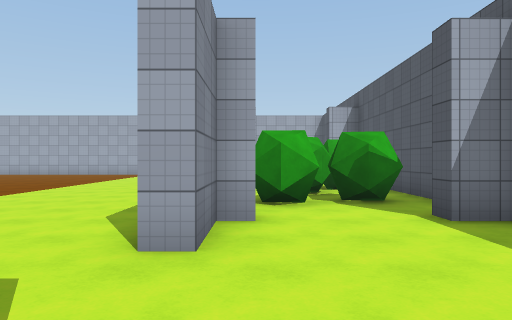
view 1 (above)

19 first-person views from a walk through a Unity game level. The camera is 1.5 m above the floor, looks level and sees 70° across. The floor is counted in squares, 2 m on a side. Each view is taken from the middle of a square. On the plan, view 1 faces up. The plan holds only what a view shows up to about 11 squares ahead; the rest is blank. The place goes on beyond the plan. Surface patterns are stand-ins for the level's own textures.

view 2
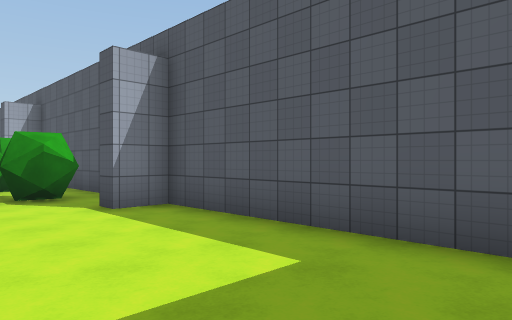

view 3
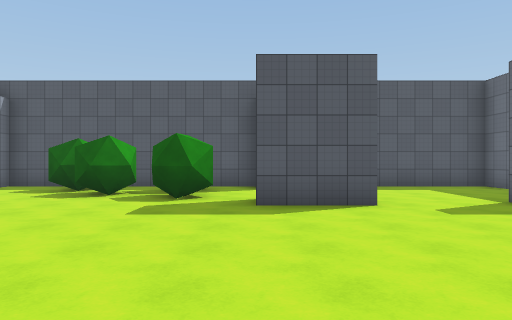

view 4
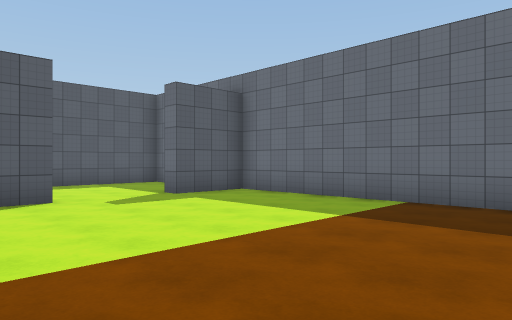

view 5
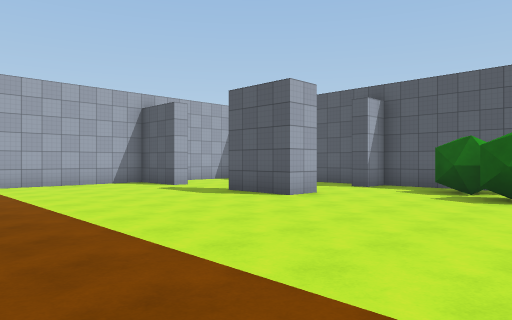

view 6
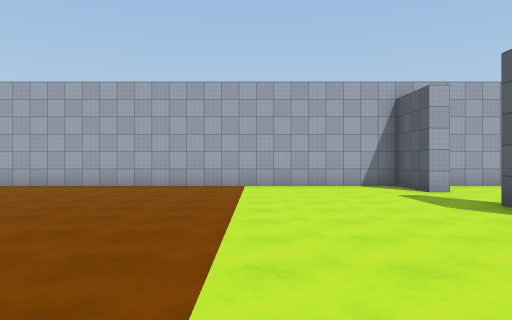

view 7
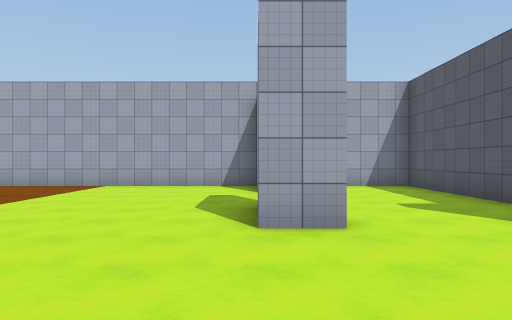

view 8
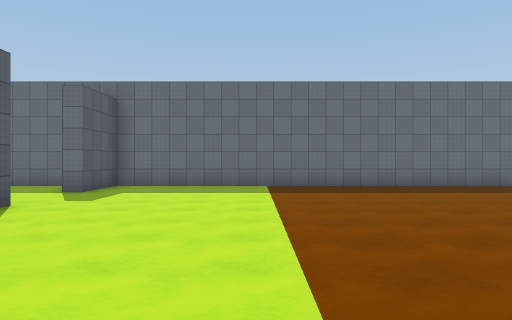

view 9
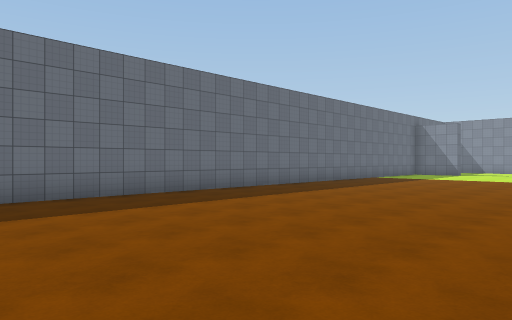

view 10
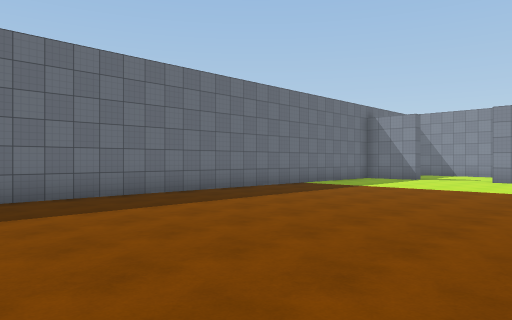

view 11
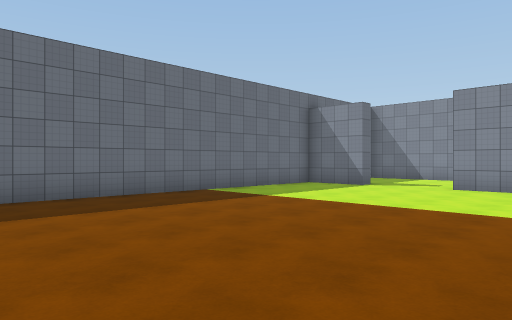

view 12
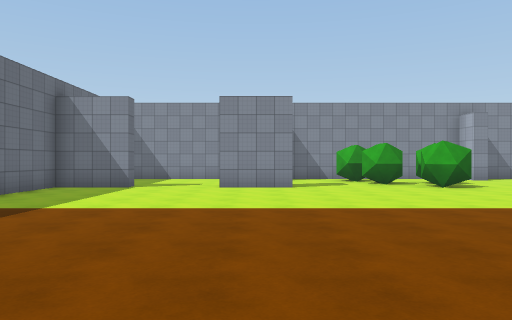

view 13
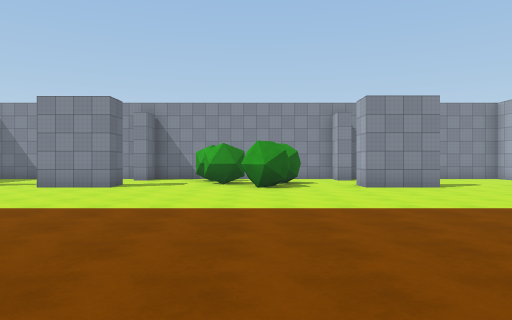

view 14
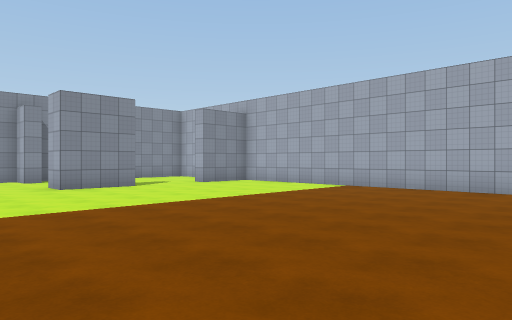

view 15
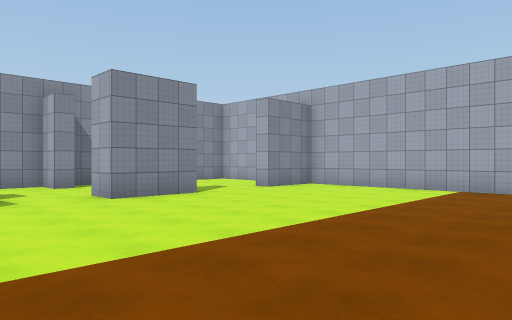

view 16
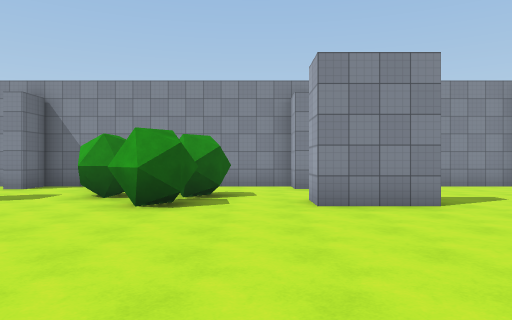

view 17
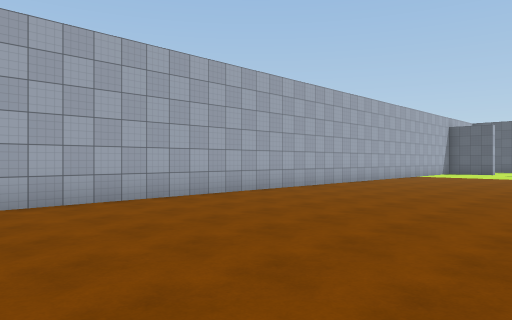

view 18
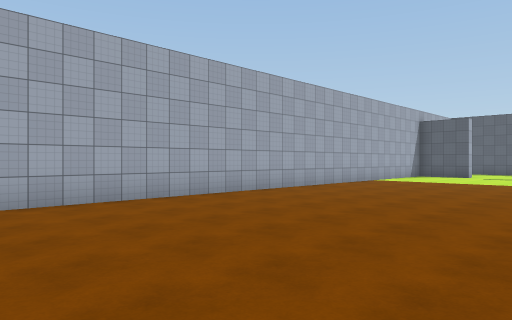

view 19
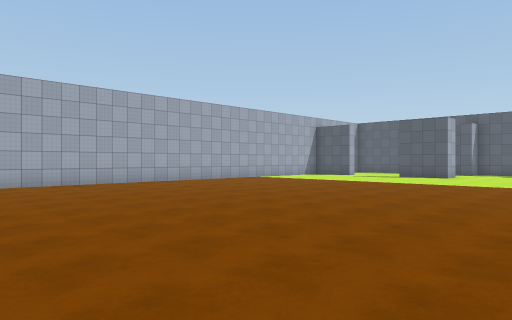

### Floor plan
Points are (right, up) in squares from view 1. A wall is a line through its corners. A room is listed if a view was taken in it or the views show most of it. See-through windows are left out.
Room 1 (views 1, 2)
walls: (0, 4.5) (-0.5, 4.5) (-0.5, 3); (0.5, -1.5) (3.4, -1.5) (3.4, 4.5) (2.4, 4.5) (2.4, 5); (1.2, 6) (0.4, 5.8); (1.9, 6) (1.4, 6.6); (2, 6.1) (1.4, 6.5); (1, 6.3) (0.4, 5.8)
ways out: opening at (-1, 1.5) to room 2; opening at (2, 6) to room 3
Room 2 (views 3, 4, 5, 6, 7, 8, 9, 10, 11, 12, 13, 14, 15, 16, 17, 18, 19)
walls: (-26.5, 9.3) (-27, 8.6) (-27.6, 8.8); (-26.8, 9.8) (-26.5, 9.3); (-27.5, 10) (-26.8, 9.8) (-26.7, 8.8) (-27.5, 8.6); (-26.9, 14) (-26.9, 12) (-28, 12); (-28, 8.5) (-28, 8); (-28, 7.8) (-28.5, 7.3); (-0.1, 6.2) (0, 7); (-28.2, 10.2) (-28, 9.8); (0, 12) (-1, 12) (-1, 14); (0.4, 8.4) (0.9, 8.9); (-27.9, 5) (-26.9, 5) (-26.9, 3); (0.4, 5.8) (-0.2, 6.6) (0.5, 7.1); (-0.5, 3) (-1, 3) (-1, 5); (0.8, 7.7) (0.5, 8.3) (0.7, 9); (-29, 10.4) (-28.3, 10.2); (1.4, 9.6) (1.8, 10.1); (-0.5, 16.5) (-1, 16.5) (-1, 18.5) (-26.1, 18.5); (-26.9, 17.6) (-26.9, 16.5) (-27.5, 16.5); (1.4, 6.9) (1.5, 7.3); (1.8, 8.9) (1.5, 9.4) (1.8, 10.1); (-27.6, 0.5) (-26.9, 0.5) (-26.9, -1.5) (-1, -1.5) (-1, 0.5) (-0.5, 0.5); (2.4, 12) (2.4, 12.5); (-30.4, 12.5) (-30.4, 12) (-31.4, 12) (-31.4, 10.1); (-31.4, 6) (-31.4, 5) (-30.4, 5) (-30.4, 4.5); (-31.4, 13.2) (-31.4, 12.8); (3.4, 14.2) (3.4, 18.5) (0.5, 18.5); (-31.4, 18.2) (-31.4, 16.2)
low walls: (-28, 8) (-28.4, 7.6); (0.6, 8) (0.8, 8.7); (1.7, 9.2) (1.9, 9.7)
ways out: opening at (-1, 1.5) to room 1; opening at (2, 11) to room 3; opening at (-29, 5.7); opening at (-27, 1.5)
Room 3 (no view inside)
walls: (1.7, 8.1) (1.4, 7.8); (2.6, 6.5) (1.9, 6); (2.6, 6.3) (1.8, 6.1); (3.4, 5) (3.4, 12) (2.4, 12)
ways out: opening at (2, 6) to room 1; opening at (2, 11) to room 2

Positions as (right, up) in squares from view 1, and headings:
1: (0, 0), facing up
2: (0, -1), facing up-right
3: (-7, 5), facing right
4: (-8, 5), facing down-right
5: (-7, 7), facing up-right
6: (-5, 8), facing up
7: (-1, 8), facing up
8: (-5, 9), facing down
9: (-8, 6), facing down-left
10: (-13, 6), facing down-left
11: (-17, 6), facing down-left
12: (-17, 4), facing left
13: (-17, 9), facing left
14: (-17, 9), facing up-left
15: (-20, 9), facing up-left
16: (-21, 11), facing left
17: (-22, 12), facing up-right
18: (-18, 12), facing up-right
19: (-17, 7), facing up-right
